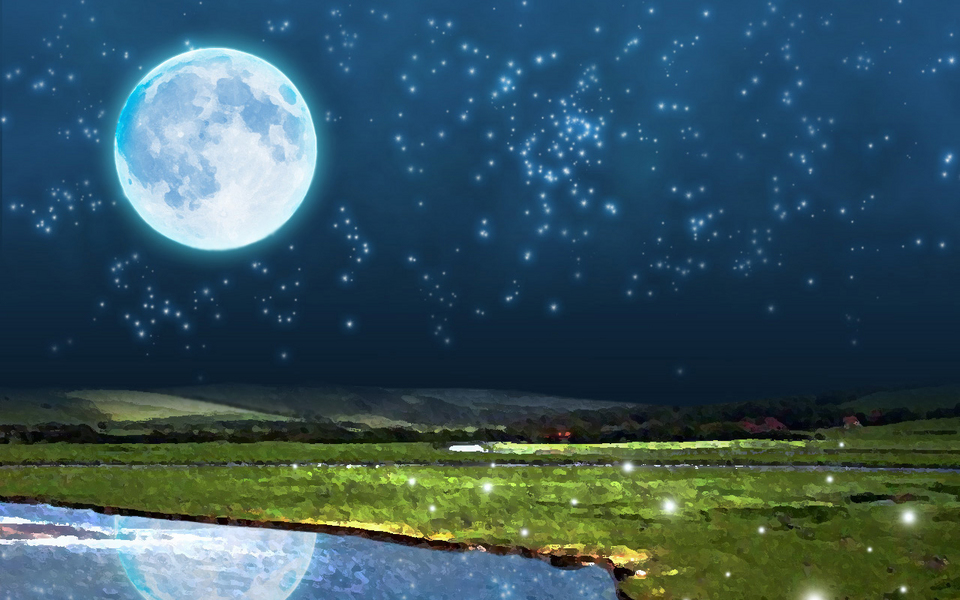
#> input picture opencv-test/2.jpg, 960 x 600 px
$ python test2.py
#> lines starting #> are read from the running program, lines starting #| are printed output that depends on the picture; after the words box and inside, x2 and y2 are one past the last pixel; in counts of white or black regions, pixels touching at a corner belong together
import numpy as np
import cv2

# hsv判断图片颜色好使

url = "2.jpg"
frame = cv2.imread(url)
#> frame is the input picture: shape (600, 960, 3); mean B, G, R 93.2, 84.1, 54.3

hsv = cv2.cvtColor(frame, cv2.COLOR_BGR2HSV)
#> hsv: shape (600, 960, 3); mean H, S, V 88.9, 159, 105.5

# 怎么知道hsv的颜色范围 调用
# 这个方法意义不大，因为要找的是区间 请看hsv对照图
rgb_green = np.uint8([[[127,255,0]]])
hsv_green = cv2.cvtColor(rgb_green, cv2.COLOR_BGR2HSV)
print(hsv_green)

# 定义蓝色的范围
lower_blue = np.array([110,50,50])
upper_blue = np.array([130,255,255])


lower_green = np.array([35,43,46])
upper_green = np.array([77,255,255])

# 掩膜（mask） 就是将低于lower_red和高于upper_red的部分分别变成0 (变成白色) ，lower_red～upper_red之间的值变成255 (变成黑色)
mask = cv2.inRange(hsv, lower_blue, upper_blue)
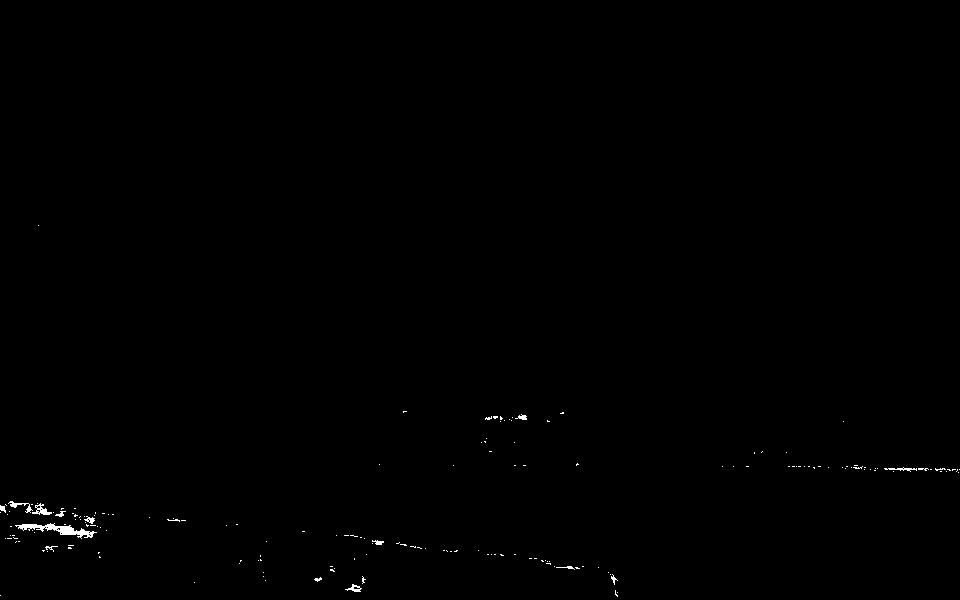
#> mask: shape (600, 960); 0.26% white; 178 white regions (164 under 20 px), largest, box (x1, y1, x2, y2) and area: (15, 523, 97, 539) 445, (32, 503, 52, 515) 101, (8, 501, 33, 513) 85

# cv2.bitwise_and()是对二进制数据进行“与”操作，即对图像（灰度图像或彩色图像均可）每个像素值进行二进制“与”操作，1&1=1，1&0=0，0&1=0，0&0=0
# 利用掩膜（mask）进行“与”操作，即掩膜图像白色区域是对需要处理图像像素的保留，黑色区域是对需要处理图像像素的剔除，其余按位操作原理类似只是效果不而已。
res = cv2.bitwise_and(frame,frame, mask= mask)

# 那么用人话说就是 mask 取出这个颜色区间内的像素点
# res 用与运算 算出mask上还存在的像素点 剔除其他像素点

cv2.imshow('green',cv2.bitwise_and(frame,frame, mask= cv2.inRange(hsv,lower_green,upper_green)))
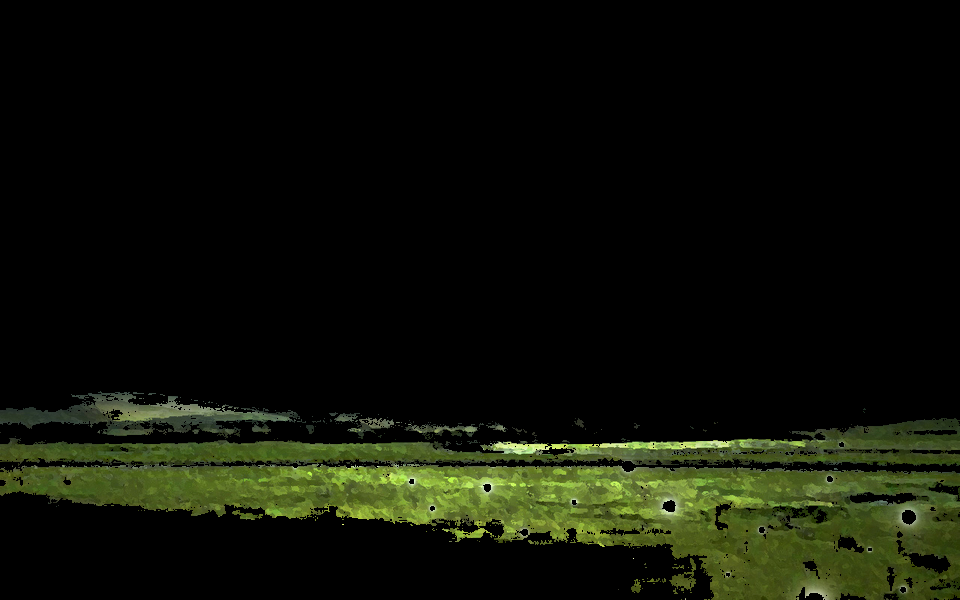
#> window 'green': shape (600, 960, 3); mean B, G, R 7.1, 17.3, 14.3

# cv2.imshow('frame',frame)
# cv2.imshow('mask',mask)
# cv2.imshow('res',res)

cv2.waitKey(0)
